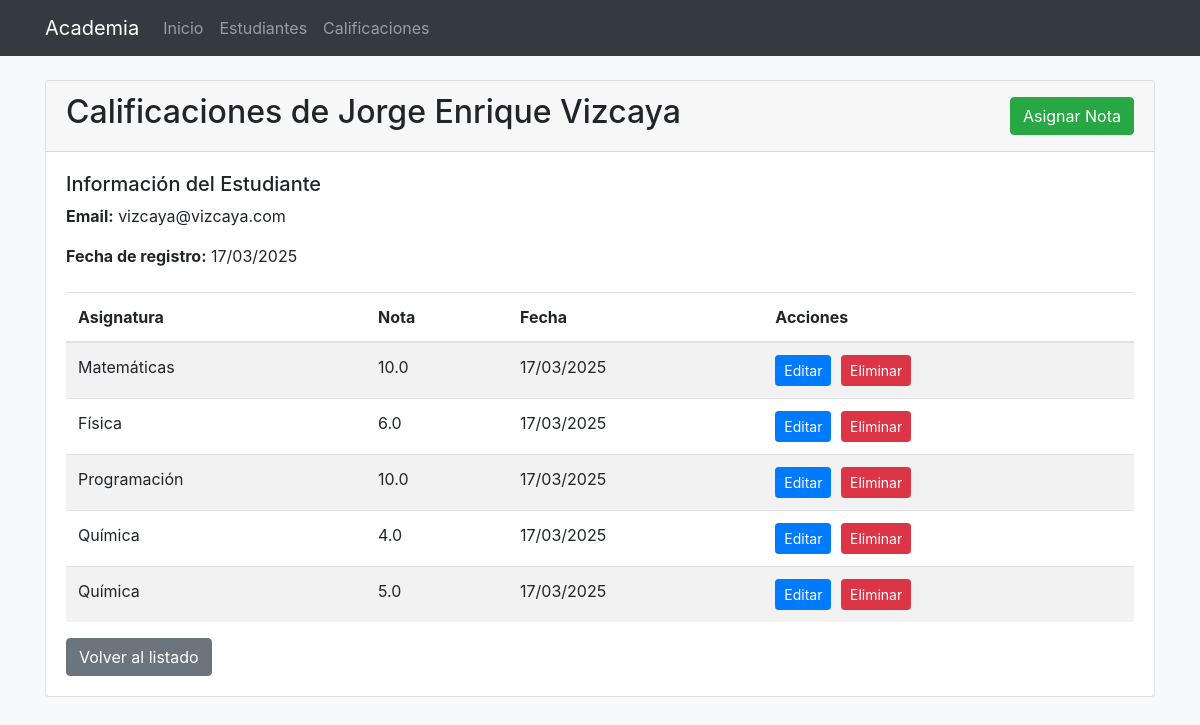
Page /estudiantes/2/calificaciones on the committed database.
### models/__init__.py (models this page shows, shortened)
class Estudiante(db.Model):
    id = db.Column(db.Integer, primary_key=True)
    nombre = db.Column(db.String(100), nullable=False)
    apellidos = db.Column(db.String(100), nullable=False)
    email = db.Column(db.String(100), unique=True, nullable=False)
    fecha_registro = db.Column(db.DateTime, default=datetime.utcnow)
    calificaciones = db.relationship('Calificacion', backref='estudiante', lazy=True)

class Calificacion(db.Model):
    id = db.Column(db.Integer, primary_key=True)
    nota = db.Column(db.Float, nullable=False)
    fecha = db.Column(db.DateTime, default=datetime.utcnow)
    estudiante_id = db.Column(db.Integer, db.ForeignKey('estudiante.id'), nullable=False)
    asignatura_id = db.Column(db.Integer, db.ForeignKey('asignatura.id'), nullable=False)

class Asignatura(db.Model):
    id = db.Column(db.Integer, primary_key=True)
    nombre = db.Column(db.String(100), nullable=False, unique=True)
    descripcion = db.Column(db.Text)
    calificaciones = db.relationship('Calificacion', backref='asignatura', lazy=True)

### app.py (the view)
@app.route('/estudiantes/<int:id>/calificaciones')
def ver_calificaciones_estudiante(id):
    estudiante = Estudiante.query.get_or_404(id)
    calificaciones = Calificacion.query.filter_by(estudiante_id=id).all()
    return render_template('calificaciones_estudiante.html', estudiante=estudiante, calificaciones=calificaciones)

### templates/calificaciones_estudiante.html (shortened to what this page needs)
{% extends 'base.html' %}
{% block content %}
<div class="card">
    <div class="card-header d-flex justify-content-between align-items-center">
        <h2>Calificaciones de {{ estudiante.nombre }} {{ estudiante.apellidos }}</h2>
        <a href="{{ url_for('nueva_calificacion') }}" class="btn btn-success">Asignar Nota</a>
    </div>
    <div class="card-body">
        <div class="mb-4">
            <h5>Información del Estudiante</h5>
            <p><strong>Email:</strong> {{ estudiante.email }}</p>
            <p><strong>Fecha de registro:</strong> {{ estudiante.fecha_registro.strftime('%d/%m/%Y') }}</p>
        </div>
        {% if calificaciones %}
            <table class="table table-striped table-hover">
                <thead>
                    <tr>
                        <th>Asignatura</th>
                        <th>Nota</th>
                        <th>Fecha</th>
                        <th>Acciones</th>
                    </tr>
                </thead>
                <tbody>
                    {% for calif in calificaciones %}
                    <tr>
                        <td>{{ calif.asignatura.nombre }}</td>
                        <td>{{ calif.nota }}</td>
                        <td>{{ calif.fecha.strftime('%d/%m/%Y') }}</td>
                        <td>
                            <a href="{{ url_for('editar_calificacion', id=calif.id) }}" class="btn btn-sm btn-primary btn-margin">Editar</a>
                            <a href="{{ url_for('eliminar_calificacion', id=calif.id) }}" class="btn btn-sm btn-danger btn-delete">Eliminar</a>
                        </td>
                    </tr>
                    {% endfor %}
                </tbody>
            </table>
        {% else %}
            <div class="alert alert-info">
                Este estudiante no tiene calificaciones registradas.
            </div>
        {% endif %}
        <div class="mt-3">
            <a href="{{ url_for('listar_estudiantes') }}" class="btn btn-secondary">Volver al listado</a>
        </div>
    </div>
</div>
{% endblock %}

### static/css/style.css (style rules this page uses)
body { background-color: #f8f9fa; }
.card { transition: transform 0.3s; height: 100%; }
.btn-margin { margin-right: 5px; }

### rows in the picture
Estudiante: nombre "Jorge Enrique", apellidos "Vizcaya", email "vizcaya@vizcaya.com", fecha_registro "17/03/2025"
Calificacion: asignatura.nombre "Matemáticas", nota "10.0", fecha "17/03/2025"
Calificacion: asignatura.nombre "Física", nota "6.0", fecha "17/03/2025"
Calificacion: asignatura.nombre "Programación", nota "10.0", fecha "17/03/2025"
Calificacion: asignatura.nombre "Química", nota "4.0", fecha "17/03/2025"
Calificacion: asignatura.nombre "Química", nota "5.0", fecha "17/03/2025"
